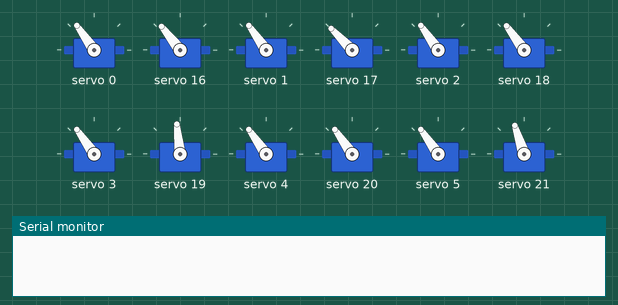
Bench run of a sketch on a simulated Arduino Uno, built with avr-gcc and run on an emulated ATmega328P. Shown: 12 × servo, the last lines printed to the serial monitor. The local clock reads 2024-03-15 10:24:30 at power-on unless the sketch sets it.

Above: at 0.4 s.
At 2.63 s:
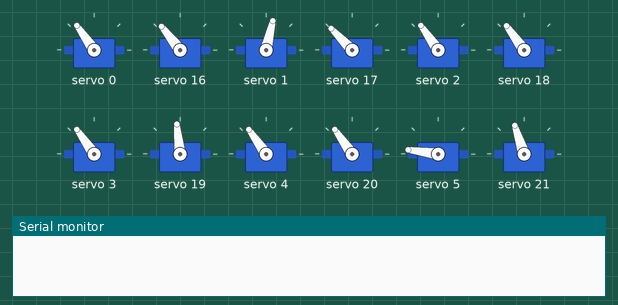
At 3.0 s:
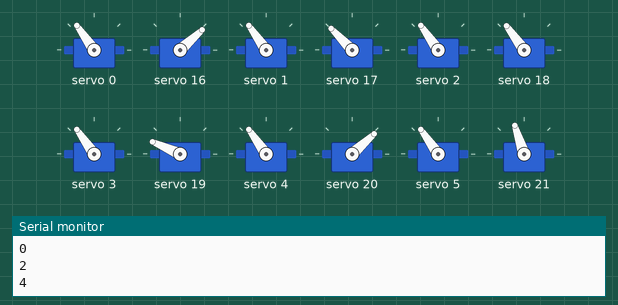
At 30.6 s:
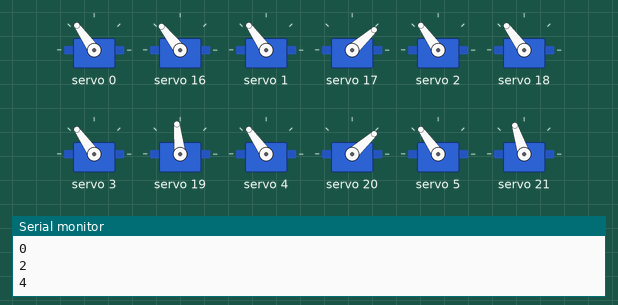
Timing chart, 0 to 32.1 s (numbered marks = the images above):
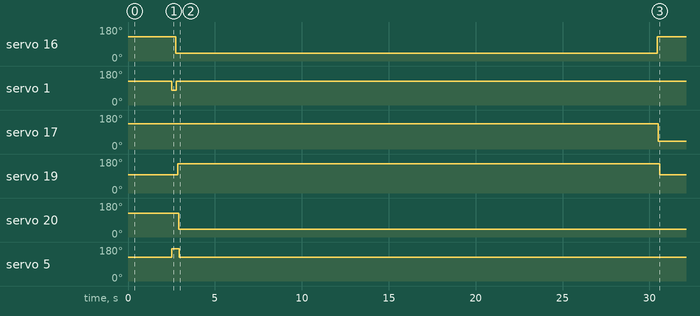

Measured:
- by itself, servo 16: 128° → 42° at 2.7 s, → 128° 27.7 s later
- by itself, servo 1: 125° → 77° at 2.5 s, → 125° 0.26 s later
- by itself, servo 17: 134° → 42° at 30.5 s
- by itself, servo 19: 96° → 156° at 2.9 s, → 96° 27.7 s later
- by itself, servo 20: 125° → 42° at 2.9 s
- by itself, servo 5: 125° → 172° at 2.5 s, → 125° 0.44 s later

The sketch:

main.ino
```cpp
// (licence header left out)
#include <virtuabotixRTC.h>               //Include library for clock module
#include <Adafruit_PWMServoDriver.h>      //Include library for servo driver

Adafruit_PWMServoDriver pwmH = Adafruit_PWMServoDriver(0x40);    //Create an object of Hour driver
Adafruit_PWMServoDriver pwmM = Adafruit_PWMServoDriver(0x41);    //Create an object of Minute driver (A0 Address Jumper)

int servoFrequency = 50;      //Set servo operating frequency

int segmentHOn[14] = {375,375,375,375,375,375,375,375,375,375,375,375,375,375};   //On positions for each Hour servo
int segmentMOn[14] = {382,395,378,315,375,340,345,380,385,365,290,365,315,365};   //On positions for each Minute servo
int segmentHOff[14] = {200,200,550,550,200,550,200,200,200,550,550,200,550,200};    //Off positions for each Hour servo
int segmentMOff[14] = {200,200,550,440,200,480,200,200,200,550,450,200,430,200};    //Off positions for each Minute servo
int digits[10][7] = {{1,1,1,1,1,1,0},{0,1,1,0,0,0,0},{1,1,0,1,1,0,1},{1,1,1,1,0,0,1},{0,1,1,0,0,1,1},{1,0,1,1,0,1,1},{1,0,1,1,1,1,1},{1,1,1,0,0,0,0},{1,1,1,1,1,1,1},{1,1,1,1,0,1,1}};    //Position values for each digit

virtuabotixRTC myRTC(6, 7, 8);    //Creat a lcok object attached to pins 6, 7, 8 - CLK, DAT, RST
int hourTens = 0;           //Create variables to store each 7 segment display numeral
int hourUnits = 0;
int minuteTens = 0;
int minuteUnits = 0;

int prevHourTens = 8;           //Create variables to store the previous numeral displayed on each
int prevHourUnits = 8;
int prevMinuteTens = 8;
int prevMinuteUnits = 8;

int midOffset = 100;            //Amount by which adjacent segments to mid move away when required

void setup()
{
  Serial.begin(9600);
  pwmH.begin();   //Start each board
  pwmM.begin();
  pwmH.setOscillatorFrequency(27000000);    //Set the PWM oscillator frequency, used for fine calibration
  pwmM.setOscillatorFrequency(27000000);
  pwmH.setPWMFreq(servoFrequency);          //Set the servo operating frequency
  pwmM.setPWMFreq(servoFrequency);
  //myRTC.setDS1302Time(00, 10, 16, 5, 10, 4, 2020);        //Only required once to reset the clock time
  for(int i=0 ; i<=13 ; i++)    //Set all of the servos to on or up (88:88 displayed)
  {
    pwmH.setPWM(i, 0, segmentHOn[i]);
    delay(10);
    pwmM.setPWM(i, 0, segmentMOn[i]);
    delay(10);
  }
  delay(2000);
}

void loop()
{
  myRTC.updateTime();                 //Update the time
  int temp = myRTC.hours;             //Get the hours and save to variable temp
  hourTens = temp / 10;               //Split hours into two digits, tens and units
  hourUnits = temp % 10;
  temp = myRTC.minutes;               //Get the minutes and save to variable temp
  minuteTens = temp / 10;             //Split minutes into two digits, tens and units
  minuteUnits = temp % 10;

  if(minuteUnits != prevMinuteUnits)    //If minute units has changed, update display
    updateDisplay();

  Serial.println(hourTens);
  Serial.println(hourUnits);
  Serial.println(minuteTens);
  Serial.println(minuteUnits);
  Serial.println ("");

  prevHourTens = hourTens;           //Update previous displayed numerals
  prevHourUnits = hourUnits;
  prevMinuteTens = minuteTens;
  prevMinuteUnits = minuteUnits;

  delay(1000);
}

void updateDisplay ()
{
  updateMid();
  for (int i=0 ; i<=5 ; i++)
  {
    if(digits[hourTens][i]==1)
      pwmH.setPWM(i+7, 0, segmentHOn[i+7]);
    else
      pwmH.setPWM(i+7, 0, segmentHOff[i+7]);
    delay(10);
    if(digits[hourUnits][i]==1)
      pwmH.setPWM(i, 0, segmentHOn[i]);
    else
      pwmH.setPWM(i, 0, segmentHOff[i]);
    delay(10);
    if(digits[minuteTens][i]==1)
      pwmM.setPWM(i+7, 0, segmentMOn[i+7]);
    else
      pwmM.setPWM(i+7, 0, segmentMOff[i+7]);
    delay(10);
    if(digits[minuteUnits][i]==1)
      pwmM.setPWM(i, 0, segmentMOn[i]);
    else
      pwmM.setPWM(i, 0, segmentMOff[i]);
    delay(10);
  }
}

void updateMid()
{
  if(digits[minuteUnits][6]!=digits[prevMinuteUnits][6])      //Move adjacent segments for Minute units
  {
    if(digits[prevMinuteUnits][1]==1)
      pwmM.setPWM(1, 0, segmentMOn[1]-midOffset);
    if(digits[prevMinuteUnits][6]==1)
      pwmM.setPWM(5, 0, segmentMOn[5]+midOffset);
  }
  delay(100);
  if(digits[minuteUnits][6]==1)
    pwmM.setPWM(6, 0, segmentHOn[6]);
  else
    pwmM.setPWM(6, 0, segmentHOff[6]);
  if(digits[minuteTens][6]!=digits[prevMinuteTens][6])      //Move adjacent segments for Minute tens
  {
    if(digits[prevMinuteTens][1]==1)
      pwmM.setPWM(8, 0, segmentMOn[8]-midOffset);
    if(digits[prevMinuteTens][6]==1)
      pwmM.setPWM(12, 0, segmentMOn[12]+midOffset);
  }
  delay(100);
  if(digits[minuteTens][6]==1)
    pwmM.setPWM(13, 0, segmentHOn[13]);
  else
    pwmM.setPWM(13, 0, segmentHOff[13]);
  if(digits[hourUnits][6]!=digits[prevHourUnits][6])      //Move adjacent segments for Hour units
  {
    if(digits[prevHourUnits][1]==1)
      pwmH.setPWM(1, 0, segmentHOn[1]-midOffset);
    if(digits[prevHourUnits][6]==1)
      pwmH.setPWM(5, 0, segmentHOn[5]+midOffset);
  }
  delay(100);
  if(digits[hourUnits][6]==1)
    pwmH.setPWM(6, 0, segmentHOn[6]);
  else
    pwmH.setPWM(6, 0, segmentHOff[6]);
  if(digits[hourTens][6]!=digits[prevHourTens][6])      //Move adjacent segments for Hour tens
  {
    if(digits[prevHourTens][1]==1)
      pwmH.setPWM(8, 0, segmentHOn[8]-midOffset);
    if(digits[prevHourTens][6]==1)
      pwmH.setPWM(12, 0, segmentHOn[12]+midOffset);
  }
  delay(100);
  if(digits[hourTens][6]==1)
    pwmH.setPWM(13, 0, segmentHOn[13]);
  else
    pwmH.setPWM(13, 0, segmentHOff[13]);
}
```
